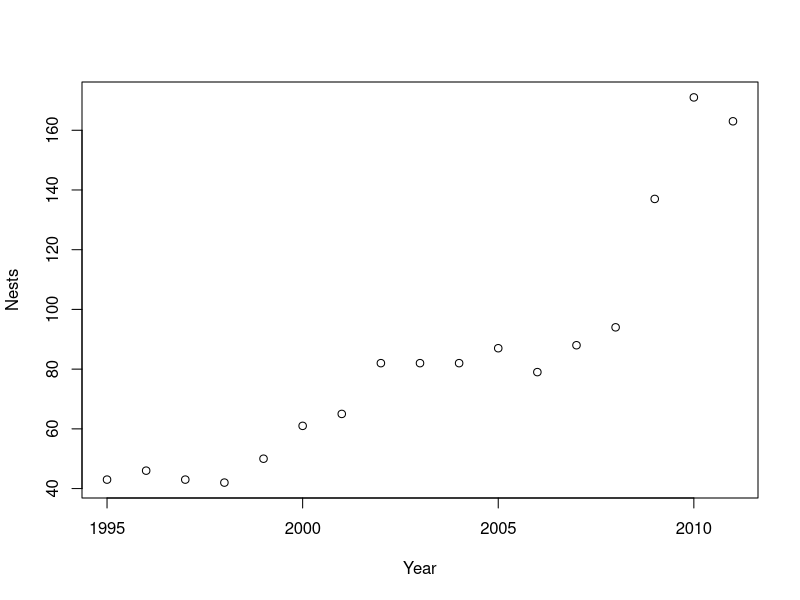
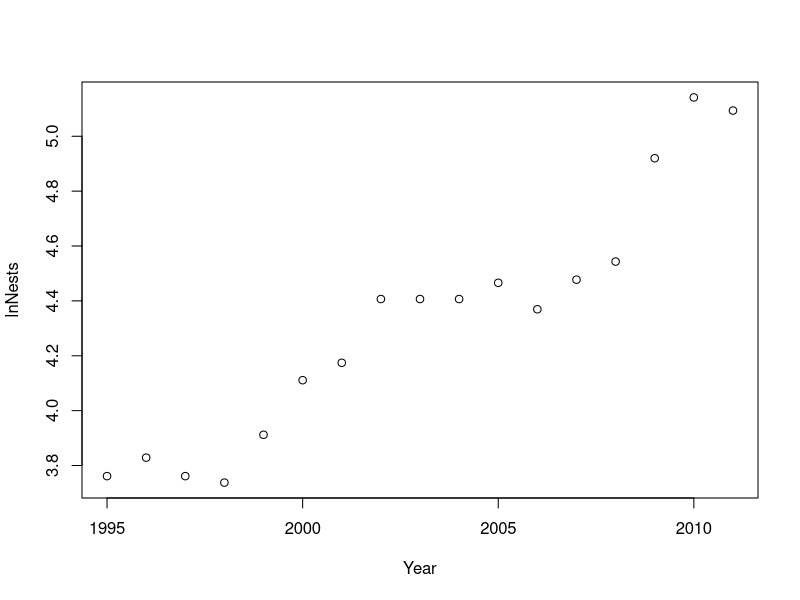
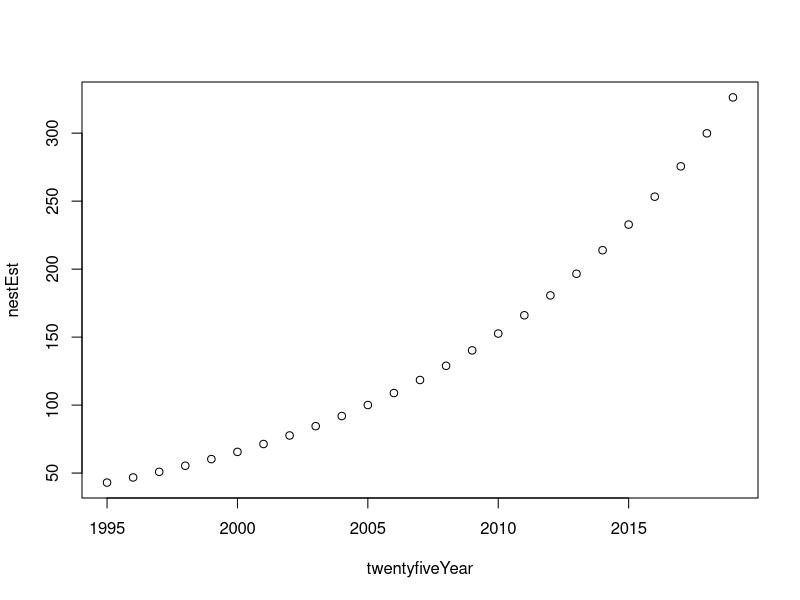

These charts were generated, in order, by the following R code:
# nesting data and plot

Year <- c(1995,1996,1997,1998,1999,2000,2001,2002,2003,2004,2005,2006,2007,2008,2009,2010,2011)
Nests <- c(43,46,43,42,50,61,65,82,82,82,87,79,88,94,137,171,163)
plot(Year, Nests)

# rate of change

lnNests <- log(Nests) # natural log transform
lm(lnNests ~ Year)  # linear regression model
lrm <- lm(lnNests~Year)
plot(Year, lnNests)
lambda <- 0.08444 # rate of change transformed
exp.lambda <- exp(lambda) # backtransformed rate of change

# doubling time

dt <- log(2)/log(exp.lambda)

# nests for 25-year period

yr0 <- 43*(exp.lambda^0)
yr1 <- 43*(exp.lambda^1)
yr2 <- 43*(exp.lambda^2)
yr3 <- 43*(exp.lambda^3)
yr4 <- 43*(exp.lambda^4)
yr5 <- 43*(exp.lambda^5)
yr6 <- 43*(exp.lambda^6)
yr7 <- 43*(exp.lambda^7)
yr8 <- 43*(exp.lambda^8)
yr9 <- 43*(exp.lambda^9)
yr10 <- 43*(exp.lambda^10)
yr11 <- 43*(exp.lambda^11)
yr12 <- 43*(exp.lambda^12)
yr13 <- 43*(exp.lambda^13)
yr14 <- 43*(exp.lambda^14)
yr15 <- 43*(exp.lambda^15)
yr16 <- 43*(exp.lambda^16)
yr17 <- 43*(exp.lambda^17)
yr18 <- 43*(exp.lambda^18)
yr19 <- 43*(exp.lambda^19)
yr20 <- 43*(exp.lambda^20)
yr21 <- 43*(exp.lambda^21)
yr22 <- 43*(exp.lambda^22)
yr23 <- 43*(exp.lambda^23)
yr24 <- 43*(exp.lambda^24)

nestEst <- c(yr0,yr1,yr2,yr3,yr4,yr5,yr6,yr7,yr8,yr9,yr10,yr11,yr12,yr13,yr14,yr15,yr16,yr17,yr18,yr19,yr20,yr21,yr22,yr23,yr24)

twentyfiveYear <- seq(1995,2019,by=1)
plot(twentyfiveYear, nestEst)
